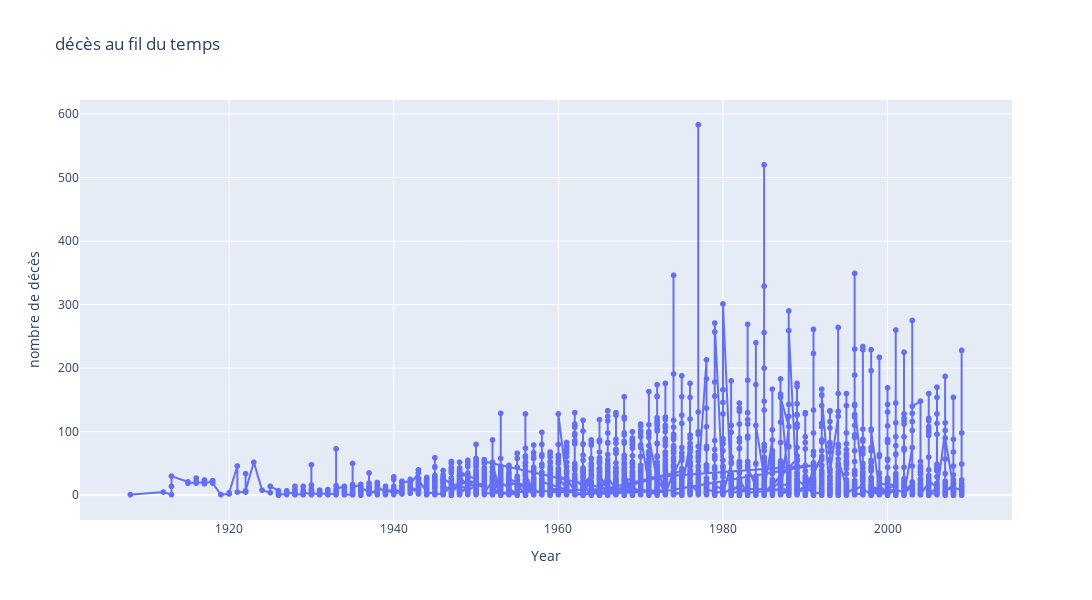

Notebook code cell kept with this figure:
### Markdown cell above
### Plot 1: Le nombre total de décès dans l'accident d'avion

### Code cell
# Create an interactive line plot using Plotly Express
fig = px.line(df_cleaned, x='Year', y='Fatalities', title='décès au fil du temps',
              labels={'Year': 'Year', 'Fatalities': 'nombre de décès'},
              markers=True, line_shape='linear', width=1200, height=600)

# Add hover information with the year
fig.update_traces(hovertemplate='%{x}: %{y} Fatalities')

# Show the interactive plot
fig.show()

### Figure 1 — Plotly figure (JSON) as saved in the notebook; plotly's stock layout.template omitted (floating-point values rounded to 4 significant figures; data arrays with more than 128 entries replaced by an {"elided": "..."} marker saying what was removed)
{"data": [{"hovertemplate": "%{x}: %{y} Fatalities", "legendgroup": "", "line": {"color": "#636efa", "dash": "solid", "shape": "linear"}, "marker": {"symbol": "circle"}, "mode": "markers+lines", "name": "", "showlegend": false, "type": "scattergl", "x": {"elided": "4814 int values"}, "xaxis": "x", "y": {"elided": "4814 int values"}, "yaxis": "y"}], "layout": {"height": 600, "legend": {"tracegroupgap": 0}, "title": {"text": "décès au fil du temps"}, "width": 1200, "xaxis": {"anchor": "y", "autorange": true, "domain": [0, 1], "range": [1902.0, 2015.0], "title": {"text": "Year"}, "type": "linear"}, "yaxis": {"anchor": "x", "autorange": true, "domain": [0, 1], "range": [-38.95, 621.9], "title": {"text": "nombre de décès"}, "type": "linear"}}}
